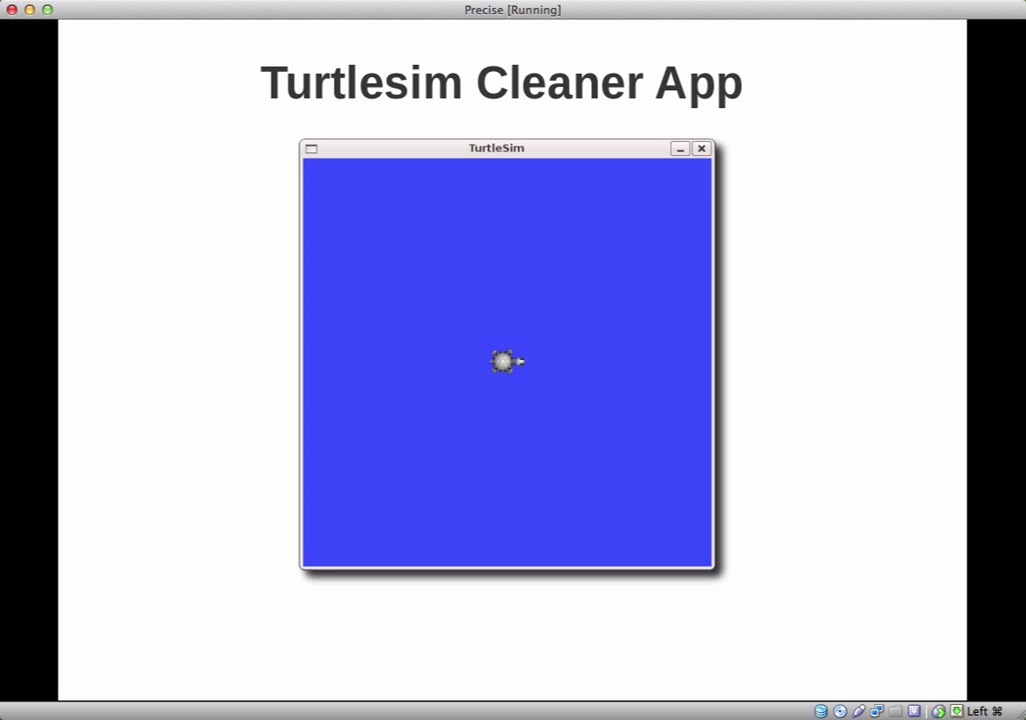
#> input picture frame 607 of ros_essentials_cpp/src/topic03_perception/video/ros.mp4, 1026 x 720 px
$ python read_video.py
#> lines starting #> are read from the running program, lines starting #| are printed output that depends on the picture; after the words box and inside, x2 and y2 are one past the last pixel; in counts of white or black regions, pixels touching at a corner belong together
#!/usr/bin/env python

import cv2
import numpy as np

# video_capture = cv2.VideoCapture(0)
video_capture = cv2.VideoCapture('video/ros.mp4')

while(True):
	ret, frame = video_capture.read()
#> frame is the input picture: shape (720, 1026, 3); mean B, G, R 216.1, 175.4, 174.7

	frame = cv2.cvtColor(frame, cv2.COLOR_BGR2GRAY)
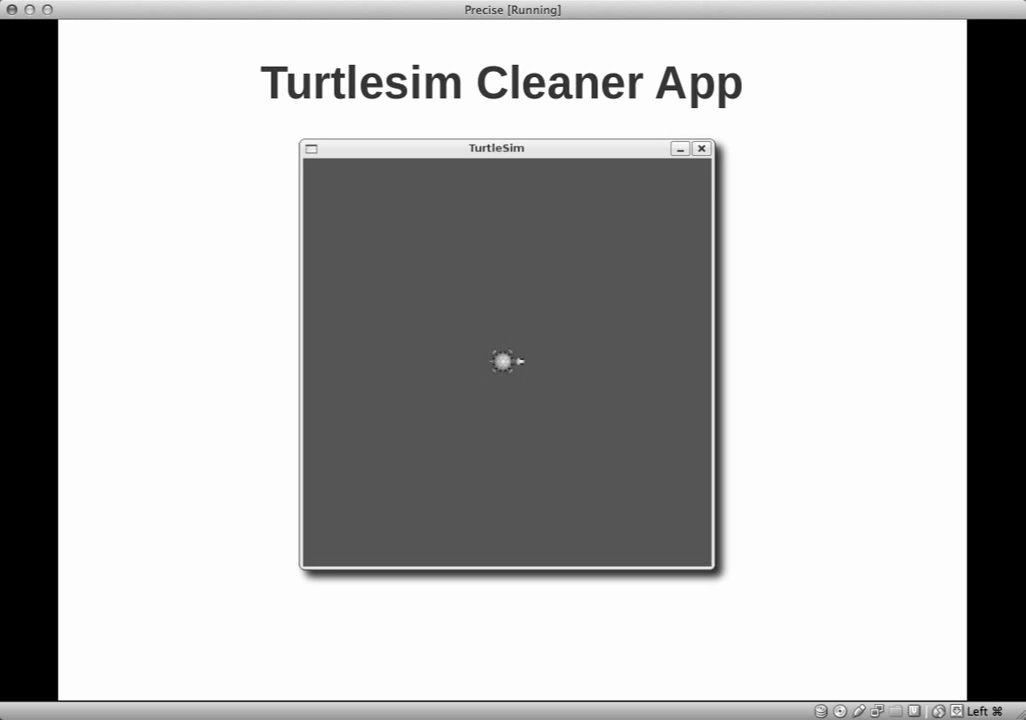
#> frame: shape (720, 1026); min 0, max 255, mean 179.7
	frame = cv2.resize(frame, (0,0), fx=0.5,fy=0.5)
#> frame: shape (360, 513)
	cv2.line(frame,(0,0),(511,511),(255,0,0),5)
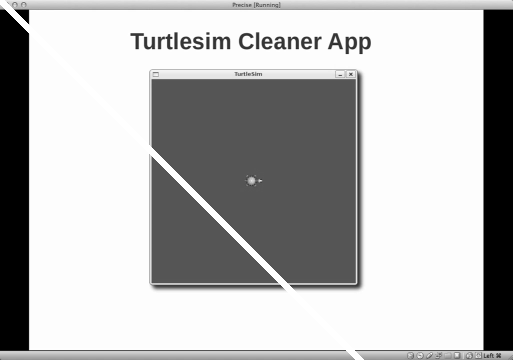
#> frame: shape (360, 513); min 0, max 255, mean 181.3
	cv2.imshow("Frame",frame)
	if cv2.waitKey(1) & 0xFF == ord('q'):
#> (key q is pressed here)
		break

video_capture.release()
cv2.destroyAllWindows()

$ run again, starting later in the video
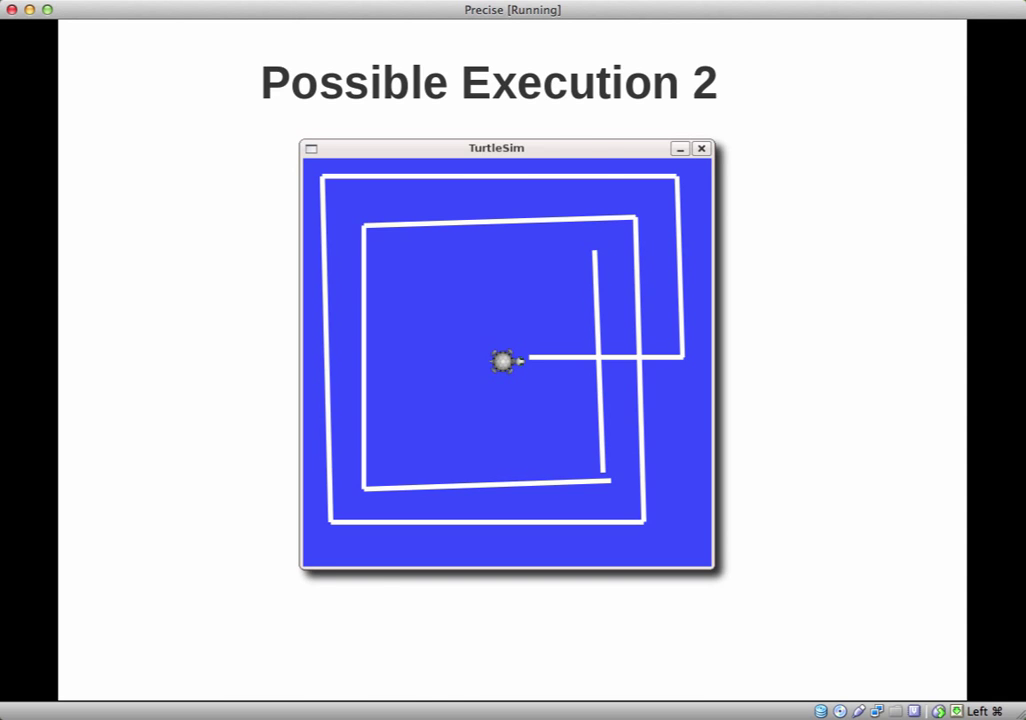
#> input picture frame 2732 of ros_essentials_cpp/src/topic03_perception/video/ros.mp4, 1026 x 720 px
#> frame is the input picture: shape (720, 1026, 3); mean B, G, R 216.1, 178.8, 178.1
#> `frame = cv2.resize(frame, (0,0), fx=0.5,fy=0.5)`:
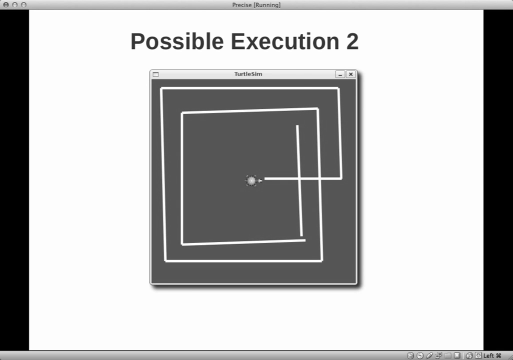
#> frame: shape (360, 513); min 0, max 255, mean 182.8
#> `cv2.line(frame,(0,0),(511,511),(255,0,0),5)`:
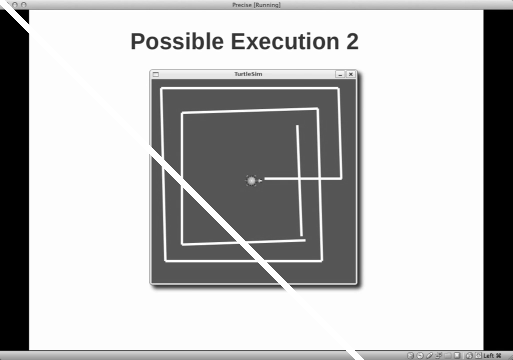
#> frame: shape (360, 513); 1.75% of pixels changed, all inside (x1, y1, x2, y2) = (0, 0, 364, 360)

$ run again, starting later in the video
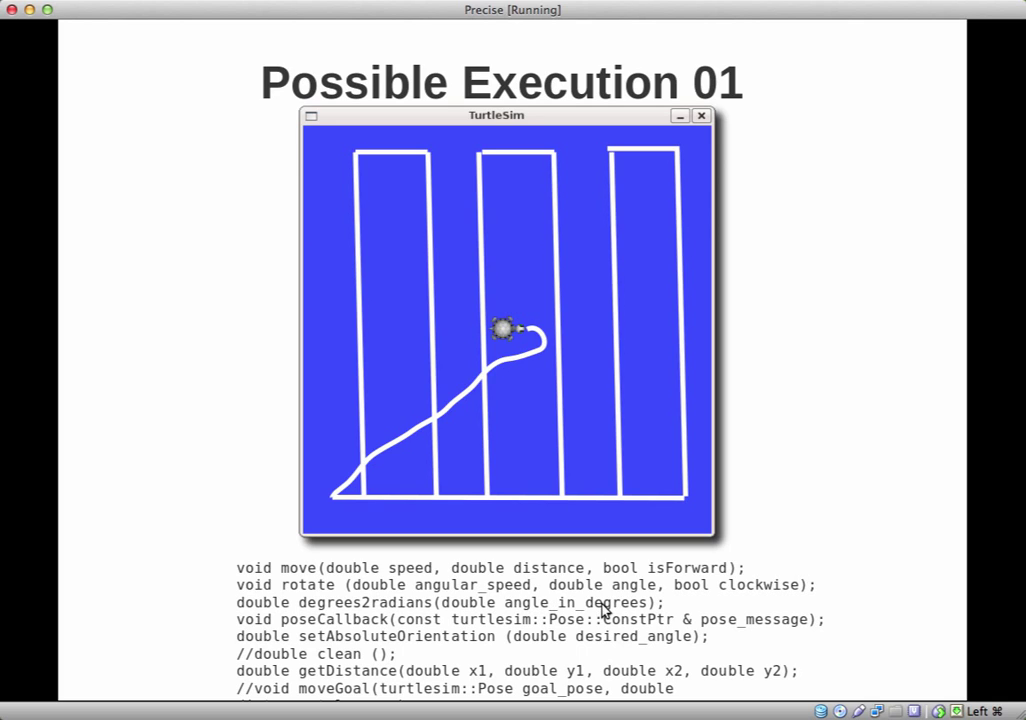
#> input picture frame 4857 of ros_essentials_cpp/src/topic03_perception/video/ros.mp4, 1026 x 720 px
#> frame is the input picture: shape (720, 1026, 3); mean B, G, R 213.5, 176.6, 175.9
#> `frame = cv2.resize(frame, (0,0), fx=0.5,fy=0.5)`:
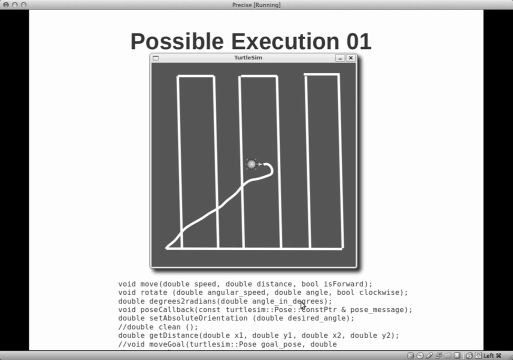
#> frame: shape (360, 513); min 0, max 255, mean 180.6
#> `cv2.line(frame,(0,0),(511,511),(255,0,0),5)`:
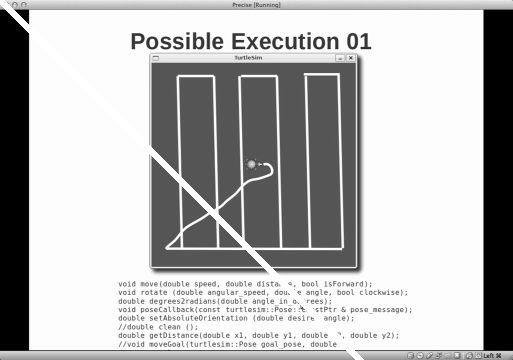
#> frame: shape (360, 513); 1.74% of pixels changed, all inside (x1, y1, x2, y2) = (0, 0, 364, 360)
